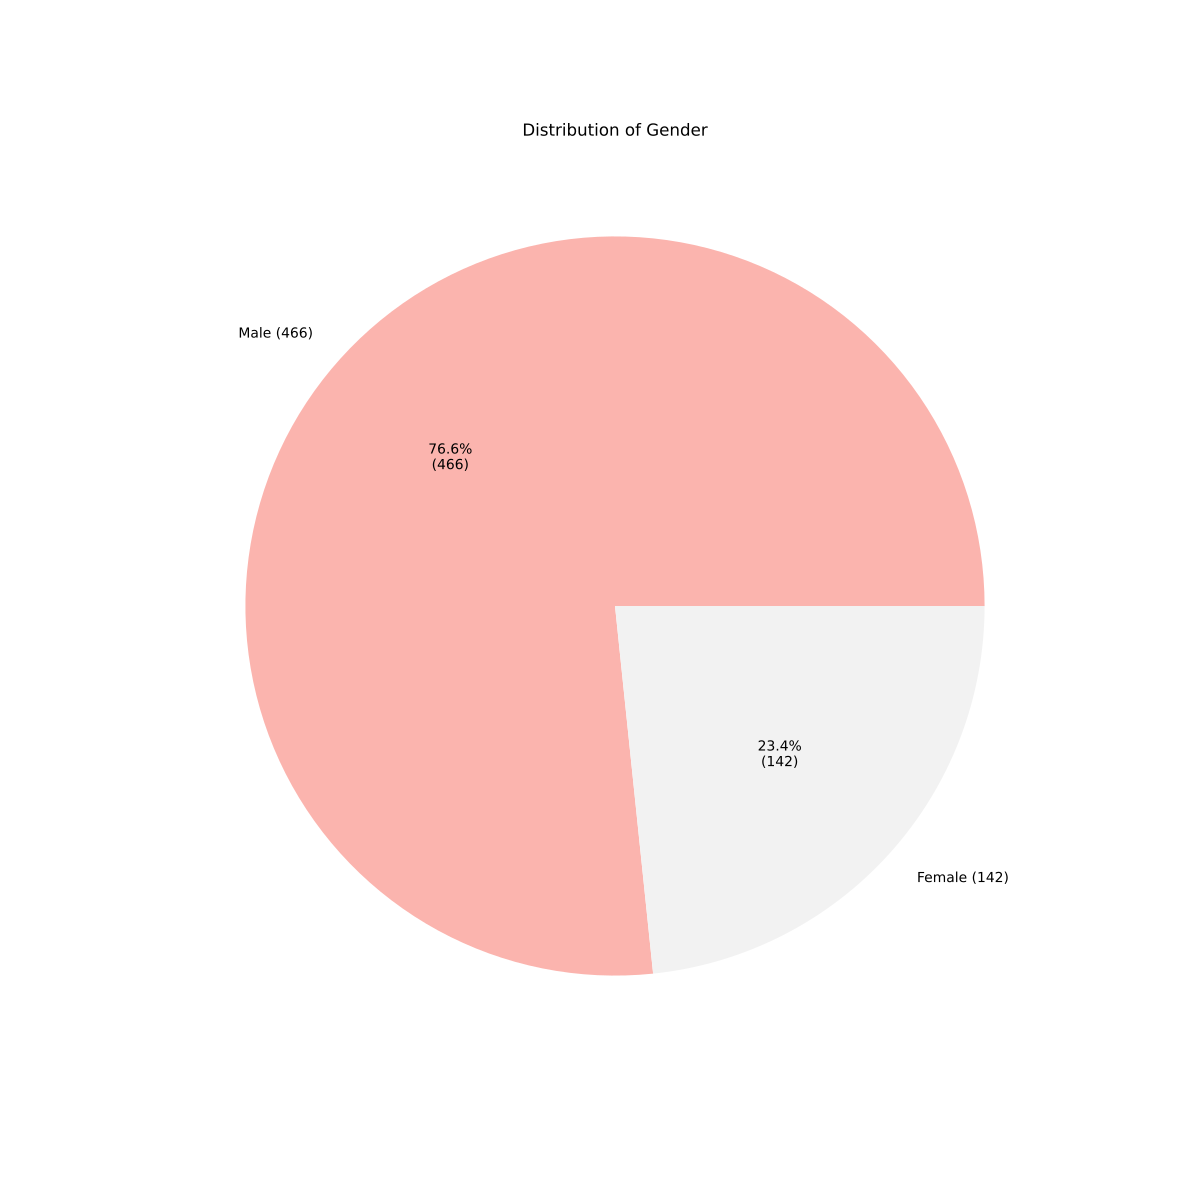

Python code for this plot:
import pandas as pd
import matplotlib.pyplot as plt
import seaborn as sns
from matplotlib.backends.backend_pdf import PdfPages

# Load the CSV file
data = pd.read_csv('../data/gdc_oral_cancer_dataset/labels.csv')  # Replace with actual file path

# Create a PDF file to save all plots
pdf_filename = "statistics_gdc.pdf"
# 'Age' ,'Gender,Cigarette/Bidi,Smokeless tobacco,Areca nut,Alcohol,Able to open mouth,Lesion/patch,Provisional diagnosis,Risk,Specialist diagnosis,Specialist recommendation,Specialist notes
# Category,Clinical Diagnosis,Lesion Annotation Count
with PdfPages(pdf_filename) as pdf:
    # Categorical columns for pie charts
    categorical_columns =[
    "Gender", "Cigarette/Bidi", "Smokeless tobacco", "Areca nut", "Alcohol",
    "Able to open mouth", "Lesion/patch", "Provisional diagnosis", "Risk",
    "Specialist diagnosis", "Specialist recommendation", 
]


    for column in categorical_columns:
        plt.figure(figsize=(12, 12))
        value_counts = data[column].value_counts()
        labels = [f'{index} ({value})' for index, value in zip(value_counts.index, value_counts.values)]
        value_counts.plot.pie(autopct=lambda p: f'{p:.1f}%\n({int(p*sum(value_counts)/100)})', startangle=0, cmap='Pastel1', labels=labels)
        plt.title(f'Distribution of {column}')
        plt.ylabel('')  # Hide y-label for better visibility
        pdf.savefig()  # Save the figure to the PDF
        plt.close()
    

    categorical_columns =[
    "Specialist notes"
]


    for column in categorical_columns:
        plt.figure(figsize=(30, 30))
        value_counts = data[column].value_counts()
        labels = [f'{index} ({value})' for index, value in zip(value_counts.index, value_counts.values)]
        value_counts.plot.pie(autopct=lambda p: f'{p:.1f}%\n({int(p*sum(value_counts)/100)})', startangle=0, cmap='Pastel1', labels=labels)
        plt.title(f'Distribution of {column}')
        plt.ylabel('')  # Hide y-label for better visibility
        pdf.savefig()  # Save the figure to the PDF
        plt.close()
    # Numerical columns for bar plots and statistics
    
    numerical_columns = ["Age"]
    for column in numerical_columns:
        plt.figure(figsize=(8, 5))
        ax = sns.histplot(data[column], bins=10, kde=True, color='skyblue')
        for p in ax.patches:
            ax.annotate(f'{int(p.get_height())}', (p.get_x() + p.get_width() / 2., p.get_height()), ha='center', va='bottom', fontsize=10, color='black')
        plt.axvline(data[column].mean(), color='red', linestyle='dashed', linewidth=2, label=f'Mean: {data[column].mean():.2f}')
        plt.axvline(data[column].median(), color='green', linestyle='dashed', linewidth=2, label=f'Median: {data[column].median():.2f}')
        plt.axvline(data[column].mode()[0], color='blue', linestyle='dashed', linewidth=2, label=f'Mode: {data[column].mode()[0]:.2f}')
        plt.title(f'Distribution of {column}')
        plt.xlabel(column)
        plt.ylabel('Frequency')
        plt.legend()
        pdf.savefig()  # Save the figure to the PDF
        plt.close()
    
    # Save statistical details as a text page in PDF
    with open("stats.txt", "w") as f:
        f.write(f"Total number of entries: {len(data)}\n\n")
        for column in numerical_columns:
            f.write(f"Statistics for {column}:\n")
            f.write(f"Mean: {data[column].mean():.2f}\n")
            f.write(f"Median: {data[column].median():.2f}\n")
            f.write(f"Mode: {data[column].mode()[0]:.2f}\n")
            f.write(f"Standard Deviation: {data[column].std():.2f}\n")
            f.write(f"Max: {data[column].max():.2f}\n")
            f.write(f"Min: {data[column].min():.2f}\n\n")
    
    # Add the statistics text page to the PDF
    plt.figure(figsize=(8, 8))
    plt.text(0.1, 0.5, open("stats.txt").read(), fontsize=12, family='monospace')
    plt.axis('off')
    pdf.savefig()
    plt.close()

print(f"All plots saved in {pdf_filename}")
